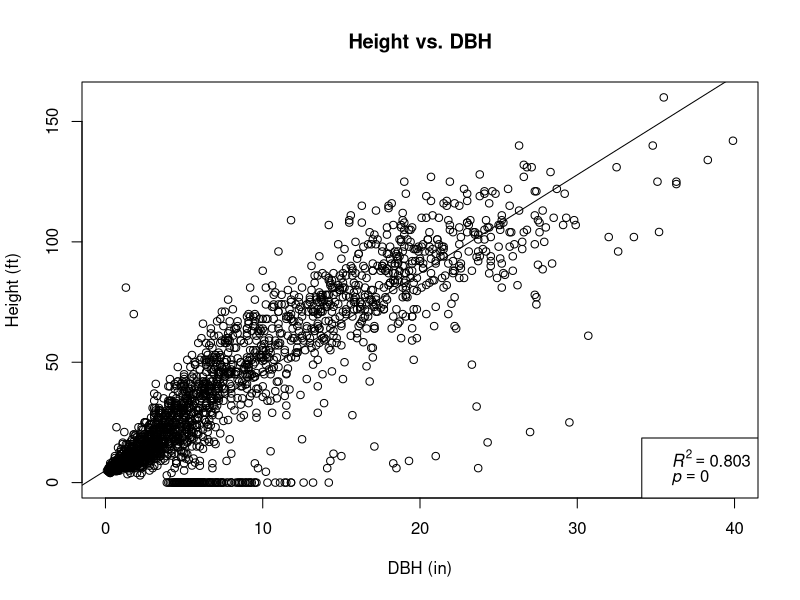
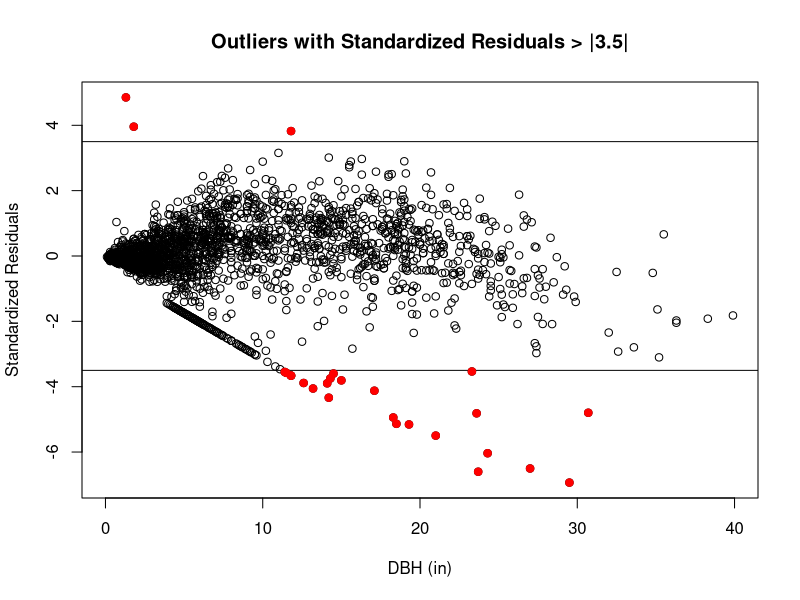
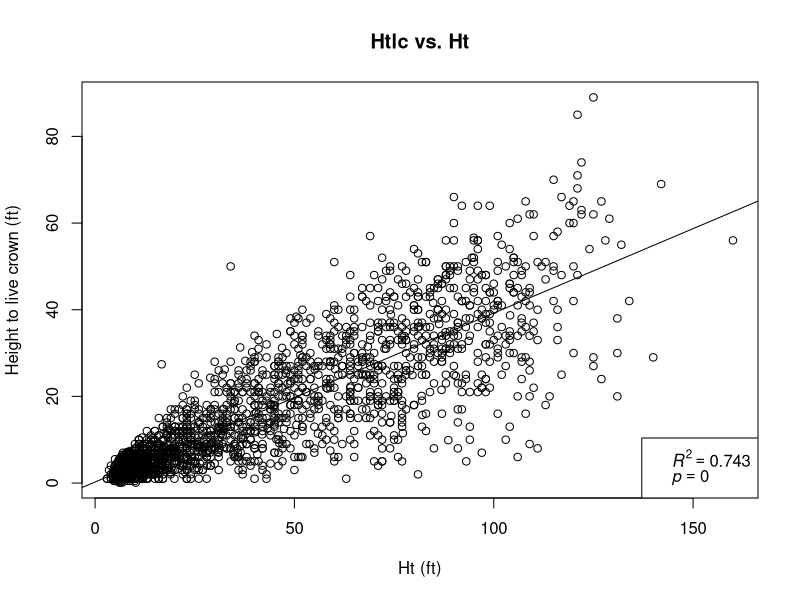
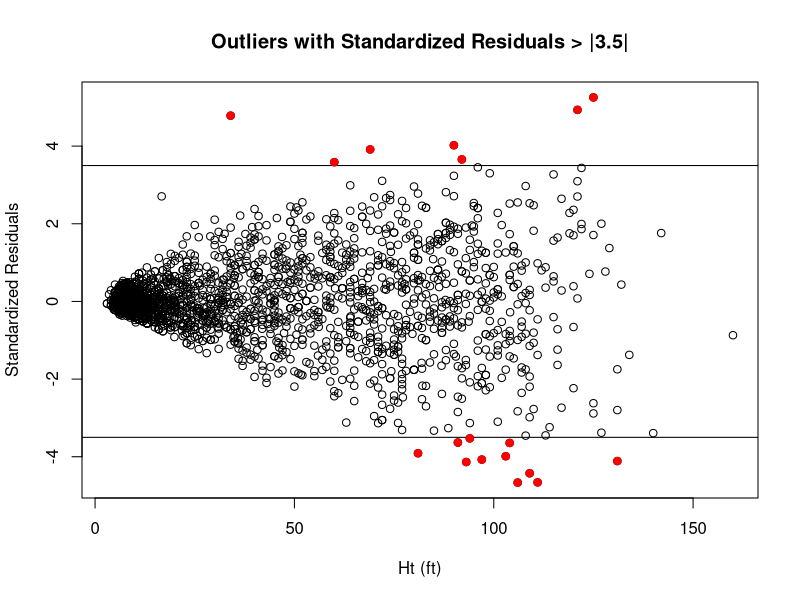

Write the R code that produced these figures, in order.
###    Setup workspace
#Identify user
username <- Sys.getenv("USERNAME")

#Create file path to Git repository
dir <- paste("C:/Users/", username, "/Documents/GitHub/Quality-Control---Overstory", sep = "")

#Set working directory
setwd(dir)

##  Load Packages

##  Load Data
trees = data.frame(read.csv("tbl_trees.csv"))
sample_units = data.frame(read.csv("tbl_unit.csv"))
sample_episodes = data.frame(read.csv("tbl_unitSamplingEpisode.csv"))

## Remove unnecessary data from sample_units object
## This will make file easier to view
sample_units <- sample_units[,-c(5:12, 14:17, 21:24)]

##  Add Unit Name
unitID <- merge(sample_episodes[,1:2], sample_units[,1:3], by = "unitID")
unitID <- unitID[,-3]
unitID <- unitID[,-1]
trees <- merge(trees , unitID , by = "unitSamplingEpisodeID")
#during this step 202 records are deleted (because they have an unrecognized UnitSamplingEpisodeID of 18).  It appears that they are duplicates from UnitSamplingID 11 (Angel)

###    Logical Boundaries
##  Heights
OutL1 <- trees[trees$htlc_ft > trees$ht_ft,]
OutL1 <- OutL1[!is.na(OutL1$treeID),]
OutL2 <- trees[trees$cbh_ft > trees$htlc_ft,]
OutL2 <- OutL2[!is.na(OutL2$treeID),]


##  Scorch/Char
OutL3 <- trees[trees$minBoleChar_ft > trees$maxBoleChar_ft,]
OutL3 <- OutL3[!is.na(OutL3$treeID),]
OutL4 <- trees[trees$maxBoleChar_ft > trees$ht_ft,]
OutL4 <- OutL4[!is.na(OutL4$treeID),]
OutL5 <- trees[trees$maxScorchHt_ft > trees$htlc_ft,]
OutL5 <- OutL5[!is.na(OutL5$treeID),]

##  StatusID
OutL6 <- trees[trees$statusID == 6,]
OutL6 <- OutL6[OutL6$htlc_ft > 0,]
OutL6 <- OutL6[!is.na(OutL6$htlc_ft),]
OutL7 <- trees[trees$statusID == 1,]
OutL7 <- OutL7[OutL7$htlc_ft == 0,]
OutL7 <- OutL7[!is.na(OutL7$htlc_ft),]
OutL8 <- trees[trees$statusID == 6,]
OutL8 <- OutL8[!is.na(OutL8$maxScorchHt_ft) | !is.na(OutL8$minBoleChar_ft) | !is.na(OutL8$maxBoleChar_ft) | !is.na(OutL8$burnSeverity) | !is.na(OutL8$crownScorch_. != 0),]
OutL8 <- OutL8[!is.na(OutL8$treeID),]

##  Burn Severity
OutL9 <- trees[trees$burnSeverity == 3,]
OutL9 <- OutL9[OutL9$crownScorch_. < 100,]
OutL9 <- OutL9[!is.na(OutL9$burnSeverity),]
OutL10 <- trees[trees$burnSeverity == 2,]
OutL10 <- OutL10[OutL10$crownScorch_. > 99 | OutL10$crownScorch_.  < 1,]
OutL10 <- OutL10[!is.na(OutL10$burnSeverity),]
OutL11 <- trees[trees$burnSeverity == 1,]
OutL11 <- OutL11[OutL11$crownScorch_. > 0,]
OutL11 <- OutL11[!is.na(OutL11$burnSeverity),]

##  Add Error Message and Output to OutLog
if(nrow(OutL1) > 0) {OutL1$Error <- "Logical Bound (Htlc > Ht)"; OutLog <- rbind(OutL1)}
if(nrow(OutL2) > 0) {OutL2$Error <- "Logical Bound (Cbh > Htlc)"; ifelse(exists("OutLog"), OutLog <- rbind(OutLog, OutL2), OutLog <- rbind(OutL2))}
if(nrow(OutL3) > 0) {OutL3$Error <- "Logical Bound (MinChar > MaxChar)"; ifelse(exists("OutLog"), OutLog <- rbind(OutLog, OutL3), OutLog <- rbind(OutL3))}
if(nrow(OutL4) > 0) {OutL4$Error <- "Logical Bound (MaxChar > Ht)"; ifelse(exists("OutLog"), OutLog <- rbind(OutLog, OutL4), OutLog <- rbind(OutL4))}
if(nrow(OutL5) > 0) {OutL5$Error <- "Logical Bound (MaxScorch > Htlc)"; ifelse(exists("OutLog"), OutLog <- rbind(OutLog, OutL5), OutLog <- rbind(OutL5))}
if(nrow(OutL6) > 0) {OutL6$Error <- "Logical Bound (Dead w/ Live Crown)"; ifelse(exists("OutLog"), OutLog <- rbind(OutLog, OutL6), OutLog <- rbind(OutL6))}
if(nrow(OutL7) > 0) {OutL7$Error <- "Logical Bound (Live w/o Live Crown)"; ifelse(exists("OutLog"), OutLog <- rbind(OutLog, OutL7), OutLog <- rbind(OutL7))}
if(nrow(OutL8) > 0) {OutL8$Error <- "Logical Bound (Dead Trees w/ improper data)"; ifelse(exists("OutLog"), OutLog <- rbind(OutLog, OutL8), OutLog <- rbind(OutL8))}
if(nrow(OutL9) > 0) {OutL9$Error <- "Logical Bound (BrnSev 3 Crwn Srch < 100)"; ifelse(exists("OutLog"), OutLog <- rbind(OutLog, OutL9), OutLog <- rbind(OutL9))}
if(nrow(OutL10) > 0) {OutL10$Error <- "Logical Bound (BrnSev 2 Crwn Srch 0 or 100)"; ifelse(exists("OutLog"), OutLog <- rbind(OutLog, OutL10), OutLog <- rbind(OutL10))}
if(nrow(OutL11) > 0) {OutL11$Error <- "Logical Bound (BrnSev1 Crwn Srch > 0)"; ifelse(exists("OutLog"), OutLog <- rbind(OutLog, OutL11), OutLog <- rbind(OutL11))}

###    Regression: Ht over DBH
mod_Ht <- lm(trees$ht_ft ~ trees$dbh_in)
summary(mod_Ht) #R-squared: 0.8035; p < 0.001

##  Calculate residuals and output these potential outliers to OutR1
res_Ht <- rstandard(mod_Ht)
OutR1 <-trees
OutR1 <- OutR1[abs(res_Ht) > 3.5, ]
res_Ht2 <- res_Ht[abs(res_Ht) > 3.5]

##  Plots

#Height Vs. DBH
plot(trees$dbh_in, trees$ht_ft, xlab = "DBH (in)", ylab = "Height (ft)", main = "Height vs. DBH")
abline(mod_Ht)
r2_Ht = summary(mod_Ht)$adj.r.squared
p_Ht = summary(mod_Ht)$coefficients[2,4]
rp_Ht = vector('expression', 2)
rp_Ht[1] = substitute(expression(italic(R)^2 == MYVALUE), list(MYVALUE = format(r2_Ht, dig = 3)))[2]
rp_Ht[2] = substitute(expression(italic(p) == MYOTHERVALUE), list(MYOTHERVALUE = format(p_Ht, digits = 3))) [2]
legend('bottomright', legend = rp_Ht, bty = 0)

#Outliers with Standardized Residuals > |3.5|
plot(trees$dbh_in, res_Ht, xlab = "DBH (in)", ylab = "Standardized Residuals", main = "Outliers with Standardized Residuals > |3.5|")
abline(3.5, 0)
abline(-3.5, 0)
points(OutR1$dbh_in, res_Ht2, pch = 21, col = "red", bg = "red")


###    Regression: Htlc over DBH
##Prep data by removing trees without Htlc
premodHtlc <- trees[!is.na(trees$htlc_ft),]
premodHtlc <- premodHtlc[premodHtlc$htlc_ft > 0,]
mod_Htlc <- lm(formula = premodHtlc$htlc_ft ~ premodHtlc$ht_ft)
summary(mod_Htlc)


##  Calculate residuals and output these potential outliers to OutR2
res_Htlc <- rstandard(mod_Htlc)
OutR2 <-premodHtlc
OutR2 <- OutR2[abs(res_Htlc) > 3.5, ]
res_Htlc2 <- res_Htlc[abs(res_Htlc) > 3.5]

##  Plots

#Height Vs. DBH
plot(premodHtlc$ht_ft, premodHtlc$htlc_ft, xlab = "Ht (ft)", ylab = "Height to live crown (ft)", main = "Htlc vs. Ht")
abline(mod_Htlc)
r2_Htlc = summary(mod_Htlc)$adj.r.squared
p_Htlc = summary(mod_Htlc)$coefficients[2,4]
rp_Htlc = vector('expression', 2)
rp_Htlc[1] = substitute(expression(italic(R)^2 == MYVALUE), list(MYVALUE = format(r2_Htlc, dig = 3)))[2]
rp_Htlc[2] = substitute(expression(italic(p) == MYOTHERVALUE), list(MYOTHERVALUE = format(p_Htlc, digits = 3))) [2]
legend('bottomright', legend = rp_Htlc, bty = 0)

#Outliers with Standardized Residuals > |3.5|
plot(premodHtlc$ht_ft, res_Htlc, xlab = "Ht (ft)", ylab = "Standardized Residuals", main = "Outliers with Standardized Residuals > |3.5|")
abline(3.5, 0)
abline(-3.5, 0)
points(OutR2$ht_ft, res_Htlc2, pch = 21, col = "red", bg = "red")

##  Add Error Message and Output to OutReg
if(nrow(OutR1) > 0) {OutR1$Error <- "Regression: Ht~DBH (StdRes > |3.5|)"; OutReg <- rbind(OutR1)}
if(nrow(OutR2) > 0) {OutR2$Error <- "Regression: Htlc~Ht (StdRes > |3.5|)"; ifelse(exists("OutReg"), OutReg <- rbind(OutReg, OutR2), OutLog <- rbind(OutR2))}


###Decimal places- Check to make sure there are not more than 1 decimal places

## Add training data

trees[4,"dbh_in"] <- 2.333
trees[5,"ht_ft"] <- 12.12345
trees[7,"htlc_ft"] <- 107.3571465

##Function 1
num.digits <- function(column) {
  q <- as.character(trees[,column])
  q1 <- as.numeric(q)
  q2 <- (q1 %% 1)
  q3 <- (q2 !=0)
  q4 <- q1[q3]
  q5 <- q[q3]
  q6 <- gsub("^.*\\.","",q5)
  q7 <- nchar(q6, type = "chars")
  q8 <- q7 > 1
  outlist <- list2env(list(q3 = q3, q8 = q8), .GlobalEnv)
  return(outlist)
}

##Function 2 (This is where I am having trouble)
dec_error <- function(column) {
  num.digits(column)
  assign(paste0("Out_", column), trees)
  assign(paste0("Out_", column), trees[q3, ])
  assign(paste0("Out_", column), get(paste0("Out_", column))[q8, ])
  assign(paste0("Out_", column), get(paste0("Out_", column))[!is.na(get(paste0("Out_", column))[,column]),])
  if(nrow(get(paste0("Out_", column))) > 0) {
    ErrorCol <- matrix(data = paste("Excess precision: ", column), nrow = nrow(get(paste0("Out_", column))), ncol= (1))
    colnames(ErrorCol) <- "Error"
    assign(paste0("Out_", column), cbind(get(paste0("Out_", column)), ErrorCol))
    ifelse(exists("OutDec"), OutDec <- rbind(OutDec, get(paste0("Out_", column))), OutDec <- rbind(get(paste0("Out_", column))))
  }
  OutDec <- list2env(list(OutDec = OutDec), .GlobalEnv)
  return(OutDec)
}

## Run functions on columns (datasets)

dec_error("dbh_in")
dec_error("ht_ft")
dec_error("htlc_ft")
dec_error("cbh_ft")
dec_error("cbh_ft")
dec_error("maxScorchHt_ft")
dec_error("minBoleChar_ft")
dec_error("maxBoleChar_ft")


###Compile and Export All Outliers to Overstory_Outliers.xls
if(nrow(OutLog) > 0) {Overstory_Outliers <- rbind(OutLog)}
if(nrow(OutReg) > 0) {ifelse(exists("Overstory_Outliers"), Overstory_Outliers <- rbind(Overstory_Outliers, OutReg), Overstory_Outliers <- rbind(OutReg))}
if(nrow(OutDec) > 0) {ifelse(exists("Overstory_Outliers"), Overstory_Outliers <- rbind(Overstory_Outliers, OutDec), Overstory_Outliers <- rbind(OutDec))}

#Date and time stamp on output file
dt <- Sys.Date()
tm <- format(Sys.time(), format = "%H.%M.%S", 
             tz = "", usetz = FALSE)
                                                                            
if(nrow(Overstory_Outliers) > 0) {write.csv(Overstory_Outliers, file = paste(dt, "_", tm, "_", username, 
                                                                             "_Overstory_Outliers.csv", 
                                                                             sep = ""))}


